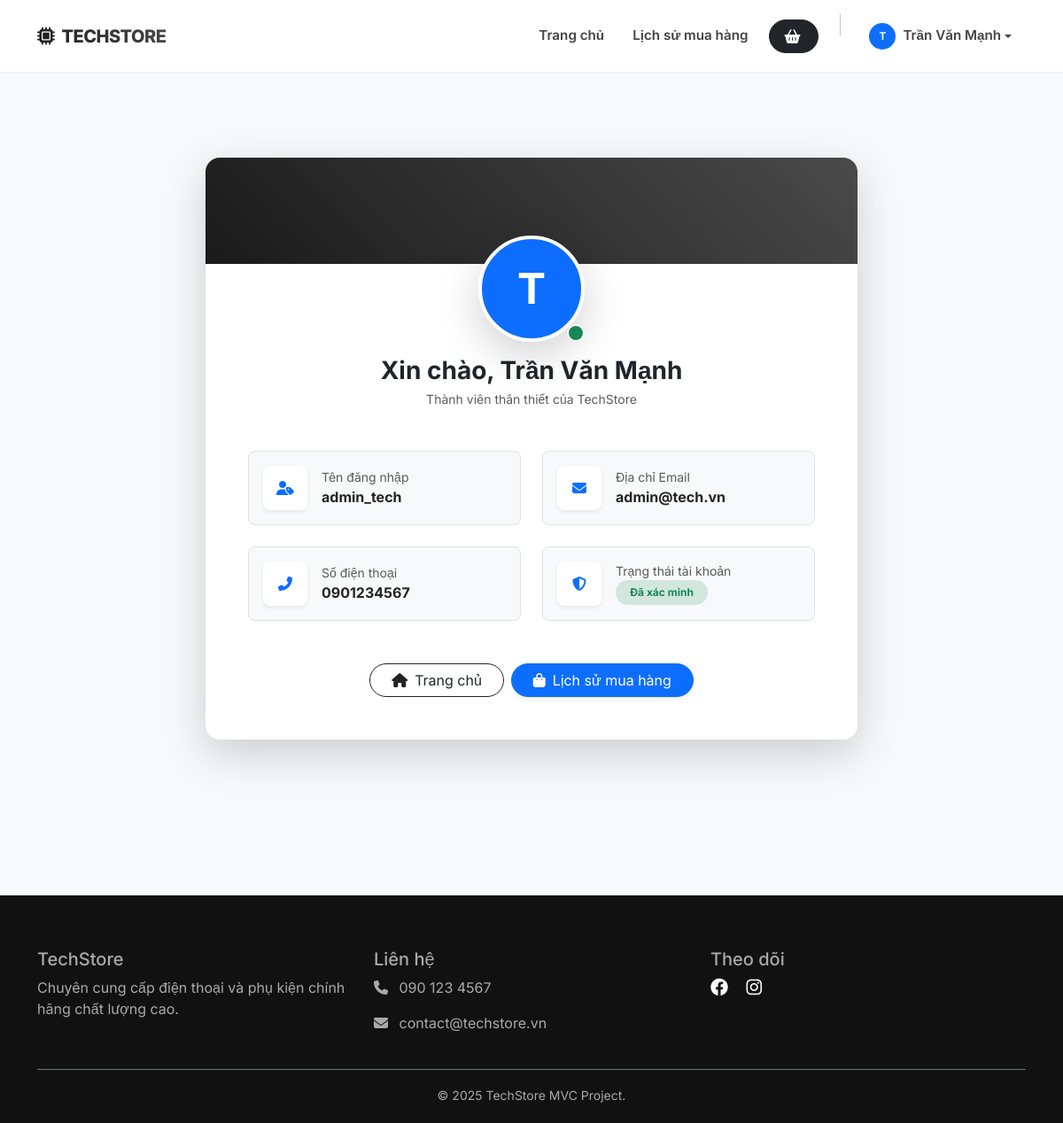
The app's page /Demo/index.php?c=user&a=profile (signed in) with its own data.
### tables this page shows
CREATE TABLE `users` (
  `id_user` int(11) NOT NULL,
  `username` varchar(50) NOT NULL,
  `password` varchar(255) NOT NULL,
  `email` varchar(100) NOT NULL,
  `phone` varchar(20) DEFAULT NULL,
  `fullname` varchar(100) NOT NULL,
  `role` bit(1) NOT NULL DEFAULT b'0'
);

### Demo/controllers/UserController.php (called while the page is built, shortened)
<?php
require_once 'models/UserModel.php';
class UserController extends BaseController
{
    public function profile()
    {
        $model = new UserModel();
        $user = $model->getProfile($_SESSION['user']['id_user']);
        $this->render('user/profile', ['user' => $user]);
    }
}

### Demo/config/database.php (called while the page is built)
<?php
class Database
{
    private static $host = 'localhost';
    private static $dbname = 'doan_dt';
    private static $username = 'root';
    private static $password = '';
    public static function connect()
    {
        try {
            $conn = new PDO("mysql:host=" . self::$host . ";dbname=" . self::$dbname . ";charset=utf8", self::$username, self::$password);
            $conn->setAttribute(PDO::ATTR_ERRMODE, PDO::ERRMODE_EXCEPTION);
            return $conn;
        } catch (PDOException $e) {
            die("Lỗi kết nối: " . $e->getMessage());
        }
    }
}

### Demo/models/UserModel.php (called while the page is built, shortened)
<?php
class UserModel
{
    private $conn;
    public function __construct()
    {
        $this->conn = Database::connect();
    }
    public function getProfile($user_id)
    {
        $stmt = $this->conn->prepare(
            "SELECT * FROM users WHERE id_user = :id"
        );
        $stmt->execute([':id' => $user_id]);
        return $stmt->fetch(PDO::FETCH_ASSOC);
    }
}

### Demo/views/user/profile.php (the view, shortened to what this page needs)
<div class="row justify-content-center py-5">
    <div class="col-lg-8">
        <div class="card border-0 shadow-lg rounded-4 overflow-hidden">
            <div class="card-header border-0 p-0" style="height: 120px; background: linear-gradient(45deg, #1a1a1a, #4a4a4a);">
            </div>
            <div class="card-body p-4 p-md-5 position-relative">
                <div class="text-center" style="margin-top: -80px;">
                    <div class="d-inline-block position-relative">
                        <div class="bg-primary text-white rounded-circle d-flex align-items-center justify-content-center shadow-lg border border-4 border-white"
                            style="width: 120px; height: 120px; font-size: 3rem; font-weight: bold;">
                            <?= strtoupper(substr($user['fullname'], 0, 1)) ?>
                        </div>
                        <span class="position-absolute bottom-0 end-0 bg-success border border-2 border-white rounded-circle p-2" title="Đang trực tuyến"></span>
                    </div>
                    <h3 class="mt-3 fw-bold mb-1">Xin chào, <?= htmlspecialchars($user['fullname']) ?></h3>
                    <p class="text-muted small">Thành viên thân thiết của TechStore</p>
                </div>
                <div class="row mt-5">
                    <div class="col-md-6 mb-4">
                        <div class="p-3 border rounded-3 bg-light d-flex align-items-center">
                            <div class="icon-box bg-white shadow-sm rounded-3 p-3 me-3 text-primary">
                                <i class="fas fa-user-tag fa-fw"></i>
                            </div>
                            <div>
                                <small class="text-muted d-block">Tên đăng nhập</small>
                                <span class="fw-bold"><?= htmlspecialchars($user['username']) ?></span>
                            </div>
                        </div>
                    </div>
                    <div class="col-md-6 mb-4">
                        <div class="p-3 border rounded-3 bg-light d-flex align-items-center">
                            <div class="icon-box bg-white shadow-sm rounded-3 p-3 me-3 text-primary">
                                <i class="fas fa-envelope fa-fw"></i>
                            </div>
                            <div>
                                <small class="text-muted d-block">Địa chỉ Email</small>
                                <span class="fw-bold"><?= htmlspecialchars($user['email']) ?></span>
                            </div>
                        </div>
                    </div>
                    <div class="col-md-6 mb-4">
                        <div class="p-3 border rounded-3 bg-light d-flex align-items-center">
                            <div class="icon-box bg-white shadow-sm rounded-3 p-3 me-3 text-primary">
                                <i class="fas fa-phone-alt fa-fw"></i>
                            </div>
                            <div>
                                <small class="text-muted d-block">Số điện thoại</small>
                                <span class="fw-bold"><?= htmlspecialchars($user['phone']) ?></span>
                            </div>
                        </div>
                    </div>
                    <div class="col-md-6 mb-4">
                        <div class="p-3 border rounded-3 bg-light d-flex align-items-center">
                            <div class="icon-box bg-white shadow-sm rounded-3 p-3 me-3 text-primary">
                                <i class="fas fa-shield-alt fa-fw"></i>
                            </div>
                            <div>
                                <small class="text-muted d-block">Trạng thái tài khoản</small>
                                <span class="badge bg-success-subtle text-success fw-bold px-3 py-2 rounded-pill">Đã xác minh</span>
                            </div>
                        </div>
                    </div>
                </div>
                <div class="d-flex flex-wrap gap-2 justify-content-center mt-4">
                    <a href="index.php" class="btn btn-outline-dark rounded-pill px-4">
                        <i class="fas fa-home me-2"></i>Trang chủ
                    </a>
                    <a href="index.php?c=orderdetails" class="btn btn-primary rounded-pill px-4 shadow-sm">
                        <i class="fas fa-shopping-bag me-2"></i>Lịch sử mua hàng
                    </a>
                </div>
            </div>
        </div>
    </div>
</div>

### Demo/views/layouts/header.php (style rules this page uses)
:root { --primary-gradient: linear-gradient(45deg, #1a1a1a, #4a4a4a); --accent-color: #0d6efd; --soft-bg: #f8f9fa; }
body { background-color: var(--soft-bg); font-family: 'Inter', sans-serif; overflow-x: hidden; }

### Demo/views/user/profile.php (style rules this page uses)
.icon-box { width: 50px; height: 50px; display: flex; align-items: center; justify-content: center; }
.card { transition: all 0.3s ease; }

### records on screen
users: fullname "T", fullname "Trần Văn Mạnh", username "admin_tech", email "admin@tech.vn", phone "0901234567"

### other values on screen
substr($_SESSION['user']['fullname'], 0, 1) "T"
$_SESSION['user']['fullname'] "Trần Văn Mạnh"
